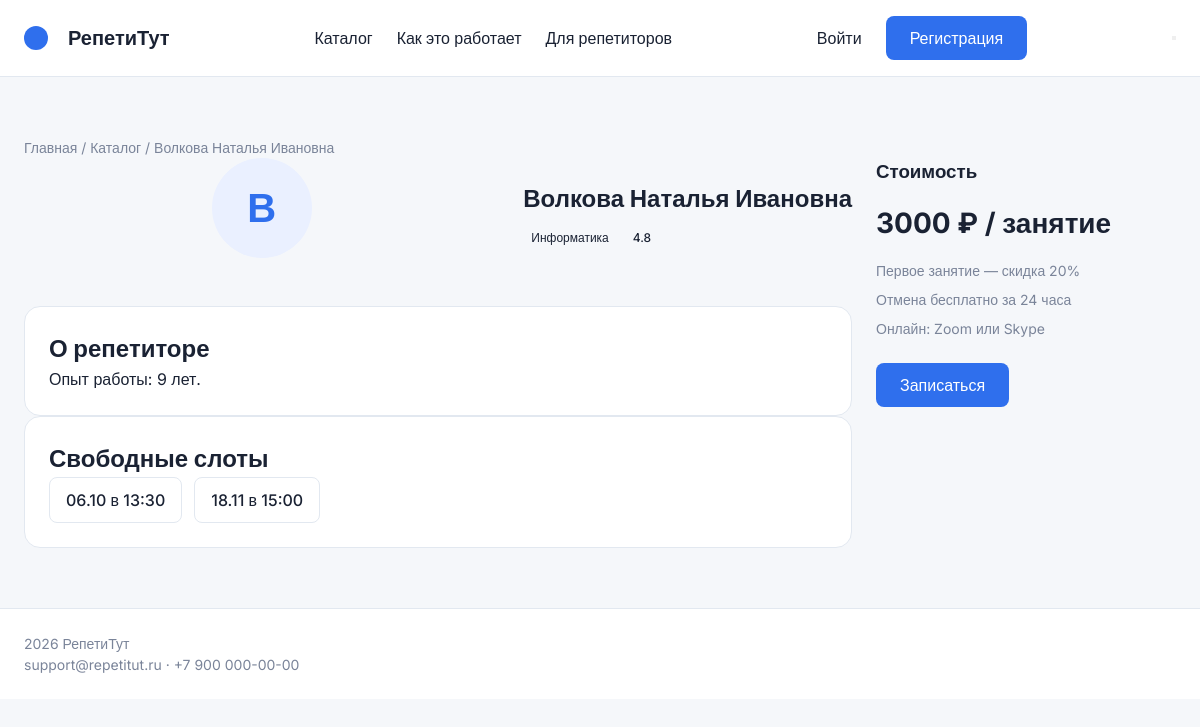
/tutor/23/, run on the app's committed database.
### app/models.py (models this page shows, shortened)
class TutorSubject(models.Model):
    tutor = models.ForeignKey(Tutor, on_delete=models.CASCADE, related_name="subject_cards", verbose_name="Репетитор")
    subject = models.ForeignKey(Subject, on_delete=models.CASCADE, related_name="tutor_cards", verbose_name="Предмет")
    rate_per_hour = models.DecimalField(verbose_name="Ставка за час", max_digits=7, decimal_places=2)
    moderation_status = models.CharField(verbose_name="Статус модерации", max_length=10, default="pending", choices=[("pending", "На модерации"), ("approved", "Одобрена"), ("rejected", "Отклонена")])
    class Meta:
        verbose_name = "Анкета репетитора по предмету"
        verbose_name_plural = "Анкеты репетиторов по предметам"
        ordering = ['tutor__full_name', 'subject__name']
        constraints = [
            db_check(Q(rate_per_hour__gte=300, rate_per_hour__lte=10000), "app_tutorsubject_rate_range"),
            models.UniqueConstraint(fields=['tutor', 'subject'], name="app_tutorsubject_unique_pair"),
        ]

class Tutor(models.Model):
    user = models.OneToOneField(User, on_delete=models.CASCADE, related_name="tutor_profile", null=True, blank=True)
    full_name = models.CharField(verbose_name="ФИО", max_length=150)
    email = models.EmailField(verbose_name="Электронная почта", max_length=100, unique=True)
    phone = models.CharField(verbose_name="Телефон", max_length=20)
    experience_years = models.PositiveSmallIntegerField(verbose_name="Опыт (лет)", default=1)
    rating = models.FloatField(verbose_name="Рейтинг", default=4.0)
    is_active = models.BooleanField(verbose_name="Активен", default=True)
    class Meta:
        verbose_name = "Репетитор"
        verbose_name_plural = "Репетиторы"
        ordering = ['full_name']
        constraints = [
            db_check(Q(rating__gte=1.0, rating__lte=5.0), "app_tutor_rating_range"),
        ]

class Subject(models.Model):
    name = models.CharField(verbose_name="Название предмета", max_length=100, unique=True)
    is_active = models.BooleanField(verbose_name="Показывать в каталоге", default=True)
    class Meta:
        verbose_name = "Предмет"
        verbose_name_plural = "Предметы"
        ordering = ['name']

class LessonSlot(models.Model):
    tutor = models.ForeignKey(Tutor, on_delete=models.CASCADE, related_name="slots", verbose_name="Репетитор")
    date = models.DateField(verbose_name="Дата")
    start_time = models.TimeField(verbose_name="Начало")
    end_time = models.TimeField(verbose_name="Окончание")
    status = models.CharField(verbose_name="Статус окна", max_length=10, default="free", choices=[("free", "Свободно"), ("booked", "Забронировано"), ("blocked", "Заблокировано")])
    class Meta:
        verbose_name = "Слот в расписании"
        verbose_name_plural = "Слоты в расписании"
        ordering = ['-date', 'start_time']
        constraints = [
            db_check(Q(start_time__lt=F("end_time")), "app_slot_time_valid"),
            models.UniqueConstraint(fields=['tutor', 'date', 'start_time'], name="app_slot_unique_tutor_datetime"),
        ]

### app/views.py (the view)
# urls.py: path('tutor/<int:pk>/', views.tutor_detail, name='tutor_detail'),
def tutor_detail(request, pk):
    tutor_card = get_object_or_404(TutorSubject.objects.select_related('tutor', 'subject'), pk=pk)
    slots = (
        LessonSlot.objects.filter(tutor=tutor_card.tutor, status='free')
        .order_by('date', 'start_time')
    )
    return render(request, 'app/tutor_detail.html', {
        'tutor_card': tutor_card,
        'slots': slots,
    })

### app/templates/app/tutor_detail.html (shortened to what this page needs)
{% extends 'app/base.html' %}
{% block content %}
<section class="catalog-section">
    <div class="container">
        <div class="breadcrumbs">
            <a href="/">Главная</a> / <a href="/catalog/">Каталог</a> / {{ tutor_card.tutor.full_name }}
        </div>
        <div class="tutor-detail-layout">
            <div class="tutor-main-info">
                <div class="tutor-profile-header">
                    <div class="avatar-large">{{ tutor_card.tutor.full_name|first }}</div>
                    <div>
                        <h1 class="page-title">{{ tutor_card.tutor.full_name }}</h1>
                        <div class="tutor-tags">
                            <span class="tag">{{ tutor_card.subject.name }}</span>
                            <span class="tag">{{ tutor_card.tutor.rating }}</span>
                        </div>
                    </div>
                </div>
                <div class="card-section">
                    <h2>О репетиторе</h2>
                    <p>Опыт работы: {{ tutor_card.tutor.experience_years }} лет.</p>
                </div>
                <div class="card-section" id="slots">
                    <h2>Свободные слоты</h2>
                    <div class="slots-grid">
                        {% for slot in slots %}
                            <a href="{% url 'app:booking' tutor_card.id slot.id %}" class="slot-btn">
                                {{ slot.date|date:"d.m" }} в {{ slot.start_time|time:"H:i" }}
                            </a>
                        {% empty %}
                            <p>Пока нет свободных слотов.</p>
                        {% endfor %}
                    </div>
                </div>
            </div>
            <div class="tutor-sidebar">
                <div class="sidebar-card">
                    <h3>Стоимость</h3>
                    <p class="price-large">{{ tutor_card.rate_per_hour|floatformat:0 }} ₽ <span>/ занятие</span></p>
                    <ul class="benefits-list">
                        <li>Первое занятие — скидка 20%</li>
                        <li>Отмена бесплатно за 24 часа</li>
                        <li>Онлайн: Zoom или Skype</li>
                    </ul>
                    <a href="#slots" class="btn-primary w-100">Записаться</a>
                </div>
            </div>
        </div>
    </div>
</section>
{% endblock %}

### app/static/css/style.css (style rules this page uses)
:root { --p: #2F6FED; --t: #1A2233; --m: #7A8499; --b: #F5F7FA; --w: #FFFFFF; --br: #E2E8F0; --bg: #EAF0FF; }
* { margin: 0; padding: 0; box-sizing: border-box; }
body { font-family: 'Inter', sans-serif; background: var(--b); color: var(--t); line-height: 1.5; }
a { text-decoration: none; color: inherit; }
.container { max-width: 1280px; margin: 0 auto; padding: 0 24px; }
.header-container, .nav, .auth-buttons, .hero-container, .stats-container, .catalog-layout, .tutor-detail-layout, .booking-layout, .cabinet-layout { display: flex; gap: 24px; }
.btn, .btn-primary, .btn-register, .btn-outline { padding: 10px 24px; border-radius: 8px; font-weight: 500; text-align: center; cursor: pointer; border: none; display: inline-block; }
.btn-primary, .btn-register { background: var(--p); color: var(--w); }
.hero, .catalog-section { padding: 60px 0; }
.subtitle, .tutor-desc, .price, .breadcrumbs, .benefits-list, .footer-container { color: var(--m); font-size: 14px; }
.card-avatar, .avatar-small, .avatar-large { border-radius: 50%; display: flex; align-items: center; justify-content: center; font-weight: bold; background: var(--bg); color: var(--p); }
.avatar-large, .card-avatar { width: 100px; height: 100px; font-size: 40px; margin: 0 auto 16px; }
.tutor-card, .card-section, .filters-sidebar, .booking-summary, .auth-card, .cabinet-sidebar { background: var(--w); border: 1px solid var(--br); border-radius: 16px; padding: 24px; }
.tag { font-size: 12px; padding: 4px 8px; border-radius: 4px; font-weight: 500; display: inline-block; }
.filters-sidebar, .tutor-sidebar, .booking-summary, .cabinet-sidebar { width: 300px; flex-shrink: 0; }
.catalog-content, .tutor-main-info, .booking-form-area, .cabinet-content { flex: 1; }
.tutor-profile-header { display: flex; align-items: center; gap: 24px; margin-bottom: 32px; }
.tutor-tags { display: flex; gap: 8px; margin-top: 8px; }
.slots-grid { display: flex; flex-wrap: wrap; gap: 12px; }
.slot-btn { padding: 10px 16px; border: 1px solid var(--br); border-radius: 8px; font-weight: 500; background: var(--w); }
.price-large { font-size: 28px; font-weight: bold; margin: 16px 0; }
.benefits-list { list-style: none; margin-bottom: 24px; }
.benefits-list li { margin-bottom: 8px; }

### data on the page
TutorSubject: tutor.full_name "Волкова Наталья Ивановна", tutor.full_name|first "В", subject.name "Информатика", tutor.rating "4.8", tutor.experience_years "9", rate_per_hour "3000"
LessonSlot: date "06.10", start_time "13:30"
LessonSlot: date "18.11", start_time "15:00"
